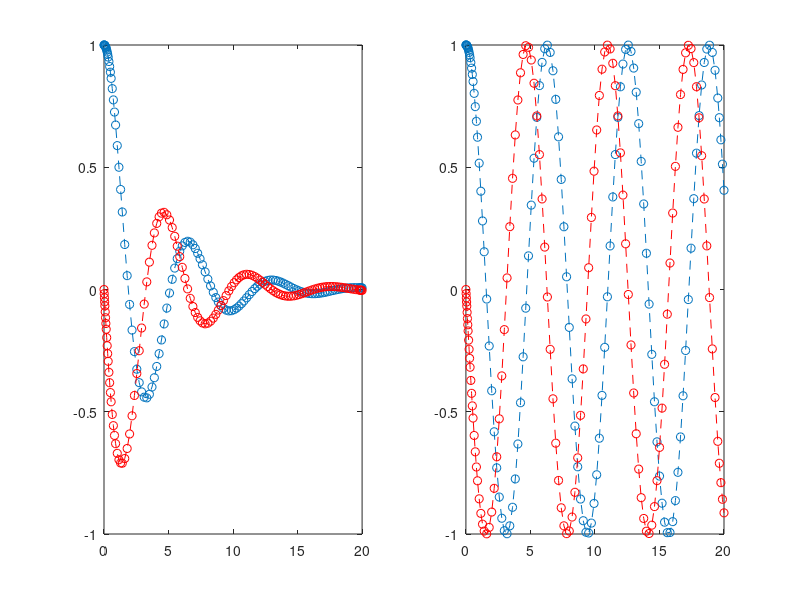
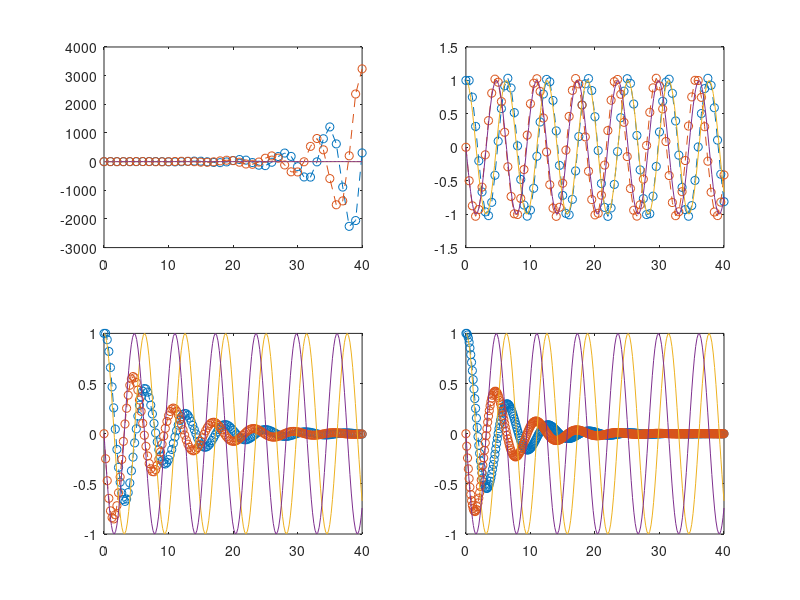

These figures' MATLAB source, in order:
% b)

myode = @(t, y, R, L, C) [y(2); -((R.*y(2)) + 1./C.*y(1))./L];

% c)

y0 = [1; 0];
tspan = [0 20];
[t1, y1] = ode45(@(t, y) myode(t, y, 1, 2, 0.5), tspan, y0);

q1 = y1(:,1); % Första kolumnen
i1 = y1(:,2); % Andra kolumnen

figure(1)
subplot(1,2,1)
plot(t1, q1, '--o', t1, i1, '--or')

[t2, y2] = ode45(@(t, y) myode(t, y, 0, 2, 0.5), tspan, y0);

q2 = y2(:,1); % Första kolumnen
i2 = y2(:,2); % Andra kolumnen

figure(1)
subplot(1,2,2)
plot(t2, q2, '--o', t2, i2, '--or')

% d)

function eulerFram(n, myode, place)
    y0 = [1; 0];
    t = 0;
    T = 40;
    intervall = [t T];
    yvalues = zeros(2, n+1);
    yvalues(:,1) = y0;
    y = y0;
    h = (intervall(2)-intervall(1))/n;
    tvals = linspace(t, T, n+1);

    for ii = 1:n
        y = y+h*myode(t, y, 1, 2, 0.5);
        t = t+h;
        yvalues(:,ii+1) = y;
    end

    figure(2)
    subplot(2, 2, place)

    q = yvalues(1,:); % Första kolumnen
    i = yvalues(2,:); % Andra kolumnen

    plot(tvals, q, '--o', tvals, i, '--o')
    hold on;
    % Plotta ode45
    y0 = [1; 0];
    [t3, y3] = ode45(@(t, y) myode(t, y, 0, 2, 0.5), intervall, y0);

    q3 = y3(:,1); % Första kolumnen
    i3 = y3(:,2); % Andra kolumnen

    figure(2)
    subplot(2, 2, place)
    plot(t3, q3, '-', t3, i3, '-')
    hold on;
end

eulerFram(40, myode, 1);
eulerFram(80, myode, 2);
eulerFram(160, myode, 3);
eulerFram(320, myode, 4);